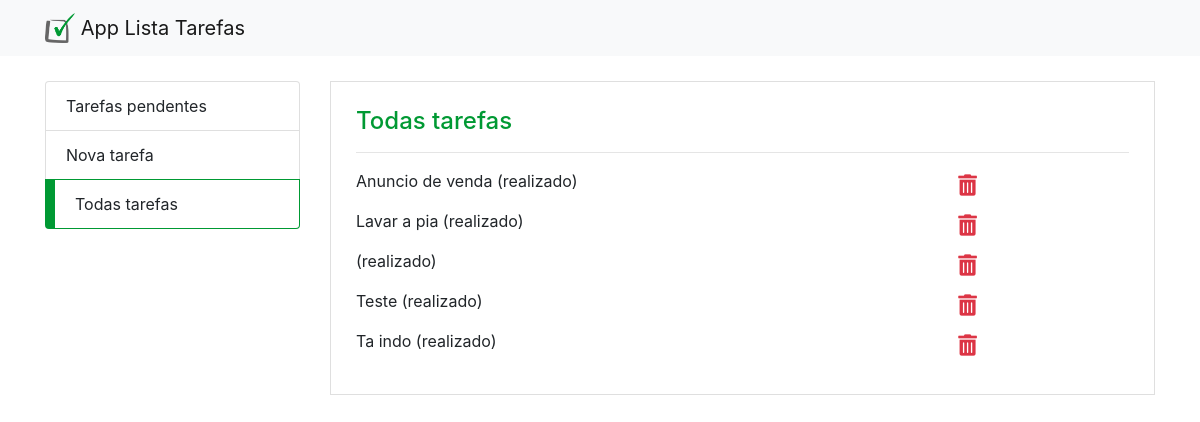
Page /app_lista_tarefas_public/todas_tarefas.php on the committed database.
### tables this page shows
CREATE TABLE `tb_tarefas` (
  `id` int NOT NULL AUTO_INCREMENT,
  `id_status` int NOT NULL DEFAULT '1',
  `tarefa` text NOT NULL,
  `data_cadastrado` datetime NOT NULL DEFAULT CURRENT_TIMESTAMP,
  PRIMARY KEY (`id`),
  KEY `id_status` (`id_status`),
  CONSTRAINT `tb_tarefas_ibfk_1` FOREIGN KEY (`id_status`) REFERENCES `tb_status` (`id`)
);

CREATE TABLE `tb_status` (
  `id` int NOT NULL AUTO_INCREMENT,
  `status` varchar(25) NOT NULL,
  PRIMARY KEY (`id`)
);

### app_lista_tarefas/tarefa_controller.php (called while the page is built, shortened)
<?php
	require "../../app_lista_tarefas/tarefa.service.php";
	require "../../app_lista_tarefas/conexao.php";
	$acao = isset($_GET['acao']) ? $_GET['acao'] : $acao;
	if($acao == 'inserir' ) {
		$tarefa = new Tarefa();
		$tarefa->__set('tarefa', $_POST['tarefa']);
		$conexao = new Conexao();
		$tarefaService = new TarefaService($conexao, $tarefa);
		$tarefaService->inserir();
		header('Location: nova_tarefa.php?inclusao=1');
	} else if($acao == 'recuperar') {
		$tarefa = new Tarefa();
		$conexao = new Conexao();
		$tarefaService = new TarefaService($conexao, $tarefa);
		$tarefas = $tarefaService->recuperar();
	} else if($acao == 'atualizar') {
		$tarefa = new Tarefa();
		$tarefa->__set('id', $_POST['id'])
			->__set('tarefa', $_POST['tarefa']);
		$conexao = new Conexao();
		$tarefaService = new TarefaService($conexao, $tarefa);
		if($tarefaService->atualizar()) {
			if( isset($_GET['pag']) && $_GET['pag'] == 'index') {
				header('location: index.php');
			} else {
				header('location: todas_tarefas.php');
			}
		}
	} else if($acao == 'remover') {
		$tarefa = new Tarefa();
		$tarefa->__set('id', $_GET['id']);
		$conexao = new Conexao();
		$tarefaService = new TarefaService($conexao, $tarefa);
		$tarefaService->remover();
		if( isset($_GET['pag']) && $_GET['pag'] == 'index') {
			header('location: index.php');
		} else {
			header('location: todas_tarefas.php');
		}
	} else if($acao == 'marcarRealizada') {
		$tarefa = new Tarefa();
		$tarefa->__set('id', $_GET['id'])->__set('id_status', 2);
		$conexao = new Conexao();
		$tarefaService = new TarefaService($conexao, $tarefa);
		$tarefaService->marcarRealizada();
		if( isset($_GET['pag']) && $_GET['pag'] == 'index') {
			header('location: index.php');
		} else {
			header('location: todas_tarefas.php');
		}
	} else if($acao == 'recuperarTarefasPendentes') {
		$tarefa = new Tarefa();
		$tarefa->__set('id_status', 1);
		$conexao = new Conexao();
		$tarefaService = new TarefaService($conexao, $tarefa);
		$tarefas = $tarefaService->recuperarTarefasPendentes();
	}
?>

### app_lista_tarefas/conexao.php (called while the page is built)
<?php
class Conexao{
	private $host = 'localhost';
	private $dbname = 'php_com_pdo';
	private $user = 'root';
	private $pass = 'root';
	public function conectar(){
		try{
			$conexao = new PDO(
				"mysql:host=$this->host;dbname=$this->dbname",
				"$this->user",
				"$this->pass"
			);
			return $conexao;
		}catch(PDOException $e){
			echo "<p>".$e->getMessege().'</p>';
		}
	}
}
?>

### app_lista_tarefas/tarefa.service.php (called while the page is built, shortened)
<?php
class TarefaService {
	private $conexao;
	public function __construct(Conexao $conexao, Tarefa $tarefa) {
		$this->conexao = $conexao->conectar();
	}
	public function recuperar() {
		$query = '
			select
				t.id, s.status, t.tarefa
			from
				tb_tarefas as t
				left join tb_status as s on (t.id_status = s.id)
		';
		$stmt = $this->conexao->prepare($query);
		$stmt->execute();
		return $stmt->fetchAll(PDO::FETCH_OBJ);
	}
}
?>

### app_lista_tarefas_public/tarefa_controller.php (called while the page is built)
<?php
	require_once '../../app_lista_tarefas/tarefa_controller.php';
?>

### app_lista_tarefas_public/todas_tarefas.php (the view, shortened to what this page needs)
<?php
	require 'tarefa_controller.php';
?>
<html>
	<head>
		<link rel="stylesheet" href="css/estilo.css">
		<link rel="stylesheet" href="https://stackpath.bootstrapcdn.com/bootstrap/4.1.3/css/bootstrap.min.css">
		<link rel="stylesheet" href="https://use.fontawesome.com/releases/v5.3.1/css/all.css">
	</head>
	<body>
		<nav class="navbar navbar-light bg-light">
			<div class="container">
				<a class="navbar-brand" href="#">
					<img src="img/logo.png" width="30" height="30" class="d-inline-block align-top" alt="">
					App Lista Tarefas
				</a>
			</div>
		</nav>
		<div class="container app">
			<div class="row">
				<div class="col-sm-3 menu">
					<ul class="list-group">
						<li class="list-group-item"><a href="index.php">Tarefas pendentes</a></li>
						<li class="list-group-item"><a href="nova_tarefa.php">Nova tarefa</a></li>
						<li class="list-group-item active"><a href="#">Todas tarefas</a></li>
					</ul>
				</div>
				<div class="col-sm-9">
					<div class="container pagina">
						<div class="row">
							<div class="col">
								<h4>Todas tarefas</h4>
								<hr />
								<? foreach($tarefas as $indice => $tarefa) { ?>
									<div class="row mb-3 d-flex align-items-center tarefa">
										<div class="col-sm-9" id="tarefa_<?= $tarefa->id ?>">
											<?= $tarefa->tarefa ?> (<?= $tarefa->status ?>)
										</div>
										<div class="col-sm-3 mt-2 d-flex justify-content-between">
											<i class="fas fa-trash-alt fa-lg text-danger" onclick="remover(<?= $tarefa->id ?>)"></i>
										</div>
									</div>
								<? } ?>
							</div>
						</div>
					</div>
				</div>
			</div>
		</div>
	</body>
</html>

### app_lista_tarefas_public/css/estilo.css (style rules this page uses)
.menu { margin-bottom: 25px; }
.app { margin-top: 25px; }
.pagina { border:solid 1px #DFDFDF; padding:25px !important; }
li.list-group-item.active { background-color: #fff; border-color: #009933; border-left:solid 10px #009933; }
li a { color: #212529; }
h4 { color: #009933 !important; }

### rows in the picture
tb_tarefas: tarefa "Anuncio de venda", id_status.status "realizado"
tb_tarefas: tarefa "Lavar a pia", id_status.status "realizado"
tb_tarefas: id_status.status "realizado"
tb_tarefas: tarefa "Teste", id_status.status "realizado"
tb_tarefas: tarefa "Ta indo", id_status.status "realizado"
